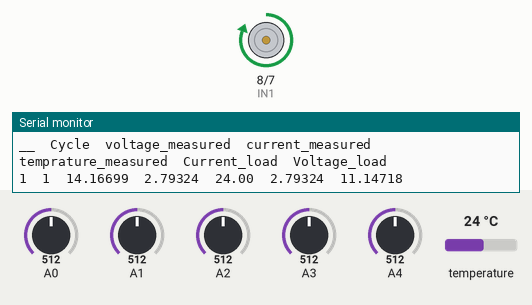
The sketch below on a simulated Arduino Uno, built with avr-gcc and run on an emulated ATmega328P. On the bench: motor-driver pin pairs drawn as motors (green arrow = first pin HIGH = forward, orange = second pin HIGH = backward, longer = more drive), the last lines printed to the serial monitor. Inputs (shaded band) come from the test bench; at power-on: A0 = 512, A1 = 512, A2 = 512, A3 = 512, A4 = 512, temperature 24 °C.

Above: at 1.2 s.
1.3 s: A0 set to 101
5.3 s: A0 set to 84
At 7.6 s:
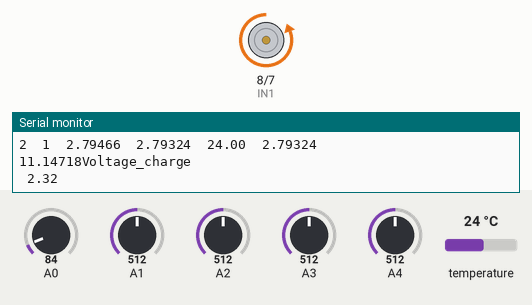
8.5 s: A0 set to 141
13.1 s: A0 set to 154
At 19.0 s:
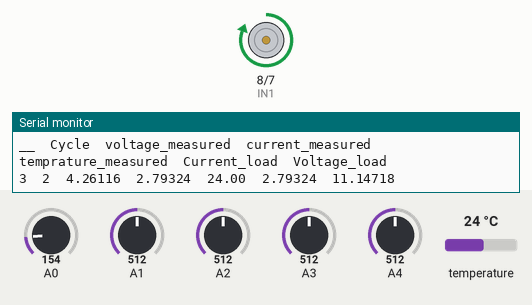
19.4 s: A0 set to 30
At 22.6 s:
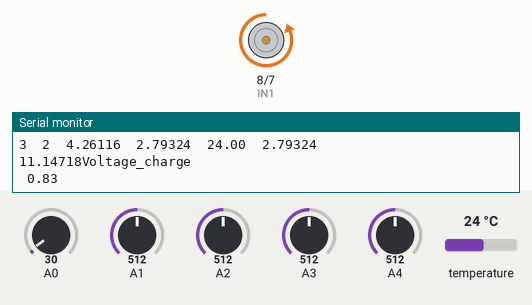
Timing chart, 0 to 24.1 s (numbered marks = the images above; inputs shaded):
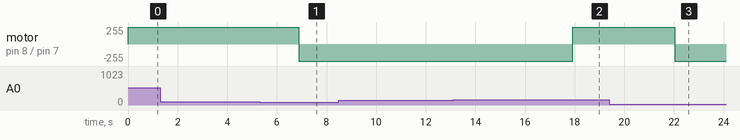

The sketch:

senior.ino
```cpp
#include <OneWire.h>
#include <DallasTemperature.h>

// Data wire is plugged into pin 2 on the Arduino
#define ONE_WIRE_BUS 10

// Setup a oneWire instance to communicate with any OneWire devices
OneWire oneWire(ONE_WIRE_BUS);

// Pass our oneWire reference to Dallas Temperature sensor
DallasTemperature sensors(&oneWire);

int counter;
int cycle;
bool isCharging;


void setup() {
    Serial.begin(9600);
    pinMode(8, OUTPUT); // IN1
    pinMode(7, OUTPUT); // IN2
    digitalWrite(7, HIGH);
    digitalWrite(8, HIGH);
    counter = 1;
    cycle = 1;
    isCharging = false;
}

void loop() {
    float voltage = (analogRead(A0) / 41.2);
    float current = analogRead(A1) / 183.3;
    float voltageLoad = analogRead(A2) / 41.2;
    float currentLoad = analogRead(A3) / 183.3;
    float temp = (analogRead(A4) - 550.0) * 0.0005;


    if (voltage <= 2.5) {
        // Start charging
        digitalWrite(8, LOW);
        digitalWrite(7, HIGH);
        isCharging = true;
    } else{
        // Stop charging
        digitalWrite(8, HIGH);
        digitalWrite(7, LOW);
        isCharging = false;
    }

    if (isCharging == true) {
        // Charging logic
        cycle++;
        while(voltage<4.12)
        {
          float voltageDischarge = (analogRead(A0) /41.2) * 1.14 ;   // Read voltage from A0, with example calibration

          voltage = voltageDischarge;

        if(voltage < 4.12){
          Serial.println("Voltage_charge");
          Serial.print(" ");
          Serial.print(voltageDischarge);
          Serial.println("");


          delay(2000);
        }
        else{
         isCharging = false;
         delay(3000);
        }
        }

    } else if(isCharging == false ){
        // Discharging logic
        Serial.println("");
        Serial.print("__");
        Serial.print("\t");
        Serial.print("Cycle");
        Serial.print("\t");
        Serial.print("voltage_measured");
        Serial.print("\t");
        Serial.print("current_measured");  // TAB space to separate columns
        Serial.print("\t");
        Serial.print("temprature_measured");
        Serial.print("\t");
        Serial.print("Current_load");
        Serial.print("\t");
        Serial.print("Voltage_load");  // TAB space to separate columns
    while (voltage > 2.5) {
      float voltageDischarge = (analogRead(A0) /41.2) * 1.14 ;   // Read voltage from A0, with example calibration
      float currentDischarge = analogRead(A1) / 183.3;  // Read current from A1, with example calibration
      float voltageLoadDischarge = (analogRead(A2) /41.2) * 0.897 ;  // Read voltage from A0, with example calibration
      float currentLoadDischarge = analogRead(A3) / 183.3;  // Read current from A1, with example calibration
      sensors.requestTemperatures();
      float Temp = sensors.getTempCByIndex(0);
      voltage = voltageDischarge;

      if(voltage > 2.5)
      {
      Serial.println("");
      Serial.print(counter);
      Serial.print("\t");
      Serial.print(cycle);
      Serial.print("\t");
      Serial.print(voltageDischarge, 5);
      Serial.print("\t");
      Serial.print(currentDischarge, 5);
      Serial.print("\t");
      Serial.print(Temp);
      Serial.print("\t");
      Serial.print( currentLoadDischarge, 5);
      Serial.print("\t");
      Serial.print(voltageLoadDischarge, 5);
      counter++; // Increment counter for each discharge reading
      voltage = voltageDischarge;
        delay(2000);
      }
      else
      {
        voltage = (analogRead(A0) /41.2) * 1.14;
        isCharging = true;
        delay(500);
      }
       // Delay for 3 seconds or as required
    }
        // Assume battery needs recharging after discharging
}
    delay(50); // Short delay before starting the loop again

  }
```

Measured:
- the behaviour switches between 91 and 90 on A0 (found by bisection; images 0 and 1)
- the behaviour switches between 148 and 149 on A0 (found by bisection; images 1 and 2)
- after the input at 5.3 s, motor on pin 8 (IN1) / pin 7 (IN2): forward 255/255 → backward 255/255 after 1.6 s
- after the input at 13.1 s, motor on pin 8 (IN1) / pin 7 (IN2): backward 255/255 → forward 255/255 after 4.8 s
- after the input at 19.4 s, motor on pin 8 (IN1) / pin 7 (IN2): forward 255/255 → backward 255/255 after 2.6 s
